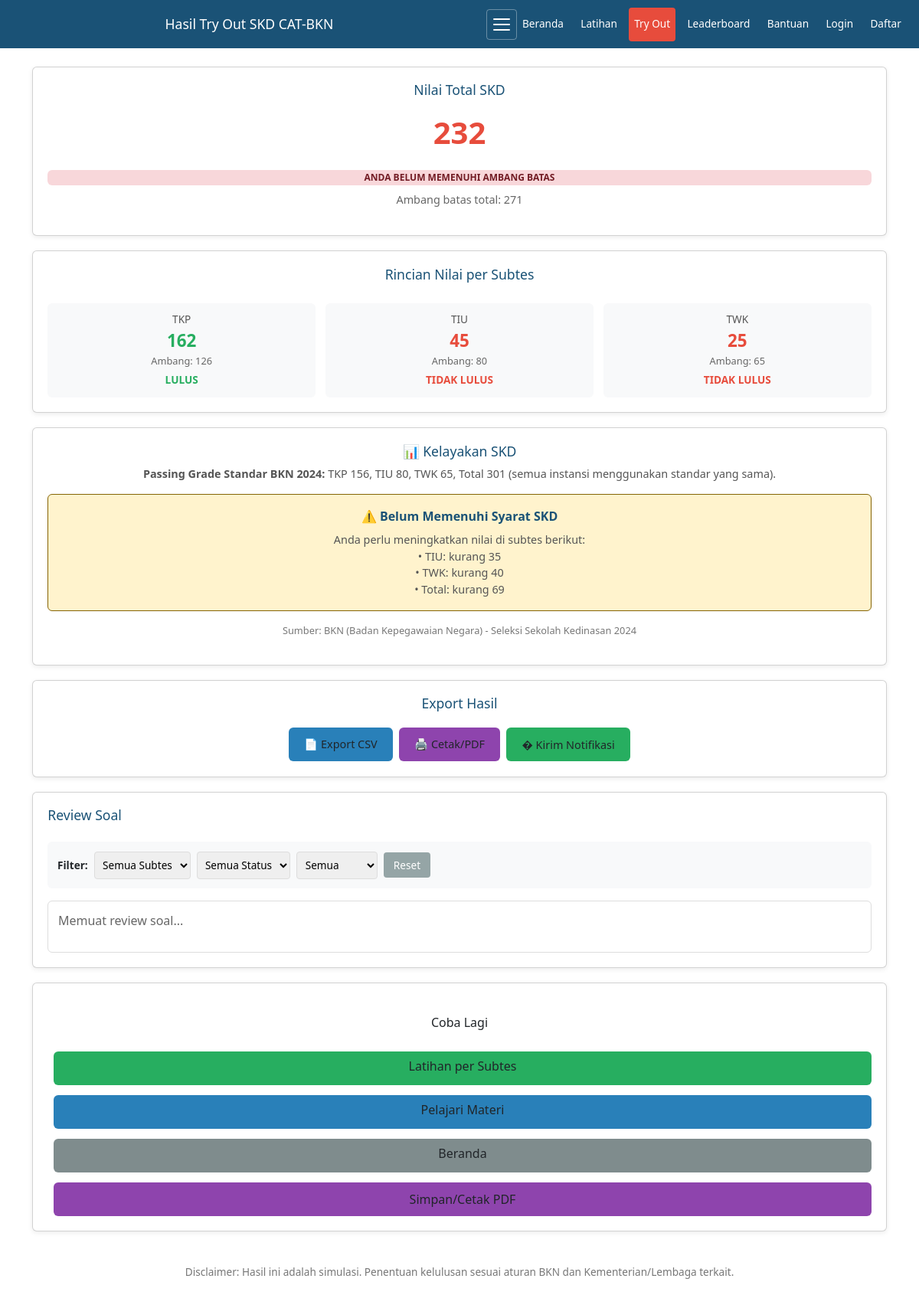
The app's page /pages/hasil.php?session_id=502 with its own data.
### tables this page shows
CREATE TABLE `tryout_sessions` (
  `id` int(11) NOT NULL,
  `user_id` int(11) NOT NULL,
  `nama` varchar(100) NOT NULL,
  `durasi_tkp` int(11) DEFAULT 45,
  `durasi_tiu` int(11) DEFAULT 35,
  `durasi_twk` int(11) DEFAULT 30,
  `jumlah_tkp` int(11) DEFAULT 45,
  `jumlah_tiu` int(11) DEFAULT 35,
  `jumlah_twk` int(11) DEFAULT 30,
  `passing_tkp` int(11) DEFAULT 126,
  `passing_tiu` int(11) DEFAULT 80,
  `passing_twk` int(11) DEFAULT 65,
  `passing_total` int(11) DEFAULT 271,
  `waktu_mulai` datetime DEFAULT NULL,
  `waktu_selesai` datetime DEFAULT NULL,
  `nilai_tkp` int(11) DEFAULT 0,
  `nilai_tiu` int(11) DEFAULT 0,
  `nilai_twk` int(11) DEFAULT 0,
  `total_nilai` int(11) DEFAULT 0,
  `status` enum('berjalan','selesai','gagal') DEFAULT 'berjalan',
  `created_at` timestamp NOT NULL DEFAULT current_timestamp(),
  `strict_mode` tinyint(4) DEFAULT 0 COMMENT 'Strict mode: 1 = no back navigation, 0 = normal mode',
  `package_id` int(11) DEFAULT NULL COMMENT 'Reference to tryout_packages table',
  `pause_count` int(11) DEFAULT 0 COMMENT 'Number of times paused',
  `total_pause_seconds` int(11) DEFAULT 0 COMMENT 'Total paused time in seconds',
  `is_paused` tinyint(4) DEFAULT 0 COMMENT 'Currently paused: 1 = yes, 0 = no',
  `paused_at` timestamp NULL DEFAULT NULL COMMENT 'Timestamp when pause started'
);

CREATE TABLE `session_subtes` (
  `id` int(11) NOT NULL,
  `session_id` int(11) NOT NULL,
  `subtes` enum('TKP','TIU','TWK') NOT NULL,
  `durasi_menit` int(11) NOT NULL DEFAULT 30,
  `jumlah_soal` int(11) NOT NULL DEFAULT 30,
  `passing_grade` int(11) NOT NULL DEFAULT 0,
  `nilai` int(11) NOT NULL DEFAULT 0 COMMENT 'Nilai akhir subtes setelah finish',
  `waktu_mulai_subtes` timestamp NULL DEFAULT NULL,
  `urutan` int(11) NOT NULL DEFAULT 1
);

### pages/hasil.php (the view, shortened to what this page needs)
<?php
require '../config.php';
$sessionId = $_GET['session_id'] ?? 0;
$stmt = $pdo->prepare("SELECT * FROM tryout_sessions WHERE id = ?");
$stmt->execute([$sessionId]);
$session = $stmt->fetch();
$stmt = $pdo->prepare("SELECT subtes, nilai, passing_grade, jumlah_soal FROM session_subtes WHERE session_id = ?");
$stmt->execute([$sessionId]);
$subDataRows = $stmt->fetchAll(PDO::FETCH_ASSOC);
$subData = [];
foreach ($subDataRows as $row) {
    $subData[$row['subtes']] = $row;
}
$passingTkp = $subData['TKP']['passing_grade'] ?? 126;
$passingTiu = $subData['TIU']['passing_grade'] ?? 80;
$passingTwk = $subData['TWK']['passing_grade'] ?? 65;
$passingTotal = $session['passing_total'] ?? 271;
$nilaiTkp = $subData['TKP']['nilai'] ?? 0;
$nilaiTiu = $subData['TIU']['nilai'] ?? 0;
$nilaiTwk = $subData['TWK']['nilai'] ?? 0;
$totalNilai = $session['total_nilai'] ?? ($nilaiTkp + $nilaiTiu + $nilaiTwk);
$statusTkp = $nilaiTkp >= $passingTkp ? 'LULUS' : 'TIDAK LULUS';
$statusTiu = $nilaiTiu >= $passingTiu ? 'LULUS' : 'TIDAK LULUS';
$statusTwk = $nilaiTwk >= $passingTwk ? 'LULUS' : 'TIDAK LULUS';
$statusTotal = $totalNilai >= $passingTotal ? 'LULUS' : 'TIDAK LULUS';
$lulusSemua = ($statusTkp === 'LULUS' && $statusTiu === 'LULUS' && $statusTwk === 'LULUS' && $statusTotal === 'LULUS');
$isLatihan = (strpos($session['nama'], 'Latihan') === 0);
$latihanSubtes = '';
?>
<!DOCTYPE html>
<html lang="id">
<head>
</head>
<body>
<?php require '../includes/navigation.php'; ?>
<div class="container" id="main-content">
<?php if ($isLatihan): ?>
<div class="card">
<h2>Nilai Latihan <?= $latihanSubtes ?></h2>
<?php
$nilaiSubtes = 0; $passingSubtes = 0; $statusSubtes = '';
if ($latihanSubtes === 'TKP') { $nilaiSubtes = $nilaiTkp; $passingSubtes = $passingTkp; $statusSubtes = $statusTkp; }
elseif ($latihanSubtes === 'TIU') { $nilaiSubtes = $nilaiTiu; $passingSubtes = $passingTiu; $statusSubtes = $statusTiu; }
else { $nilaiSubtes = $nilaiTwk; $passingSubtes = $passingTwk; $statusSubtes = $statusTwk; }
?>
<div class="score <?= $statusSubtes=='LULUS'?'':'fail' ?>"><?= htmlspecialchars($nilaiSubtes) ?></div>
<div class="badge <?= $statusSubtes=='LULUS'?'lulus':'gagal' ?>"><?= $statusSubtes === 'LULUS' ? 'MEMENUHI AMBANG BATAS' : 'BELUM MEMENUHI AMBANG BATAS' ?></div>
<p style="margin-top:.5rem;color:#666;font-size:.9rem">Ambang batas <?= htmlspecialchars($latihanSubtes) ?>: <?= htmlspecialchars($passingSubtes) ?> &middot; Soal: <?= htmlspecialchars($subData[$latihanSubtes]['jumlah_soal'] ?? 0) ?></p>
</div>
<div class="card" style="text-align:center">
<a href="latihan.php?subtes=<?= $latihanSubtes ?>" class="btn">Latihan <?= $latihanSubtes ?> Lagi</a>
<a href="latihan.php" class="btn" style="background:#27ae60;margin-left:.5rem">Latihan Subtes Lain</a>
<a href="tryout.php" class="btn" style="background:#e67e22;margin-left:.5rem">Try Out Penuh</a>
<a href="/permen/index.php" class="btn" style="background:#7f8c8d;margin-left:.5rem">Beranda</a>
<div style="margin-top:1rem">
<a href="/permen/api/export_result.php?session_id=<?= $sessionId ?>&format=csv" class="btn" style="background:#2980b9;font-size:.8rem;padding:.5rem 1rem">📄 Export CSV</a>
<a href="javascript:window.print()" class="btn" style="background:#8e44ad;font-size:.8rem;padding:.5rem 1rem;margin-left:.5rem">🖨️ Cetak/PDF</a>
</div>
</div>
<?php else: ?>
<div class="card">
<h2>Nilai Total SKD</h2>
<div class="score <?= $statusTotal=='LULUS'?'':'fail' ?>"><?= htmlspecialchars($totalNilai) ?></div>
<div class="badge <?= $lulusSemua?'lulus':'gagal' ?>"><?= $lulusSemua ? 'ANDA LULUS SKD (SIMULASI)' : 'ANDA BELUM MEMENUHI AMBANG BATAS' ?></div>
<p style="margin-top:.5rem;color:#666;font-size:.9rem">Ambang batas total: <?= htmlspecialchars($passingTotal) ?></p>
</div>
<div class="card">
<h2>Rincian Nilai per Subtes</h2>
<div class="details">
<div class="detail">
<h3>TKP</h3>
<div class="val <?= $statusTkp=='LULUS'?'pass':'fail' ?>"><?= htmlspecialchars($nilaiTkp) ?></div>
<div style="font-size:.8rem;color:#666">Ambang: <?= htmlspecialchars($passingTkp) ?></div>
<div style="font-weight:bold;font-size:.85rem;margin-top:.3rem" class="<?= $statusTkp=='LULUS'?'pass':'fail' ?>"><?= $statusTkp ?></div>
</div>
<div class="detail">
<h3>TIU</h3>
<div class="val <?= $statusTiu=='LULUS'?'pass':'fail' ?>"><?= htmlspecialchars($nilaiTiu) ?></div>
<div style="font-size:.8rem;color:#666">Ambang: <?= htmlspecialchars($passingTiu) ?></div>
<div style="font-weight:bold;font-size:.85rem;margin-top:.3rem" class="<?= $statusTiu=='LULUS'?'pass':'fail' ?>"><?= $statusTiu ?></div>
</div>
<div class="detail">
<h3>TWK</h3>
<div class="val <?= $statusTwk=='LULUS'?'pass':'fail' ?>"><?= htmlspecialchars($nilaiTwk) ?></div>
<div style="font-size:.8rem;color:#666">Ambang: <?= htmlspecialchars($passingTwk) ?></div>
<div style="font-weight:bold;font-size:.85rem;margin-top:.3rem" class="<?= $statusTwk=='LULUS'?'pass':'fail' ?>"><?= $statusTwk ?></div>
</div>
</div>
</div>
<div class="card">
<h2>📊 Kelayakan SKD</h2>
<p style="font-size:.9rem;color:#555;margin-bottom:1rem">
<strong>Passing Grade Standar BKN 2024:</strong> TKP 156, TIU 80, TWK 65, Total 301 (semua instansi menggunakan standar yang sama).
</p>
<?php
$lulusTkp = $nilaiTkp >= 156;
$lulusTiu = $nilaiTiu >= 80;
$lulusTwk = $nilaiTwk >= 65;
$lulusTotal = $totalNilai >= 301;
$lulusSemua = $lulusTkp && $lulusTiu && $lulusTwk && $lulusTotal;
?>
<div style="background:<?= $lulusSemua ? '#d4edda' : '#fff3cd' ?>;border:1px solid <?= $lulusSemua ? '#155724' : '#856404' ?>;border-radius:6px;padding:1rem;margin-bottom:1rem">
<div style="font-weight:bold;color:#1a5276;font-size:1rem;margin-bottom:.5rem">
<?= $lulusSemua ? '✅ Memenuhi Syarat SKD' : '⚠️ Belum Memenuhi Syarat SKD' ?>
</div>
<div style="font-size:.9rem;color:#555">
<?php if ($lulusSemua): ?>
Nilai Anda memenuhi passing grade standar BKN. Anda berpotensi lolos ke tahap seleksi berikutnya untuk semua instansi.
<?php else: ?>
Anda perlu meningkatkan nilai di subtes berikut:
<?php if (!$lulusTiu) echo '<br>• TIU: kurang ' . (80 - $nilaiTiu); ?>
<?php if (!$lulusTwk) echo '<br>• TWK: kurang ' . (65 - $nilaiTwk); ?>
<?php if (!$lulusTotal) echo '<br>• Total: kurang ' . (301 - $totalNilai); ?>
<?php endif; ?>
</div>
</div>
<p style="font-size:.8rem;color:#777;text-align:center">
Sumber: BKN (Badan Kepegawaian Negara) - Seleksi Sekolah Kedinasan 2024
</p>
</div>
<?php if (!$isLatihan): ?>
<div class="card no-print" style="text-align:center">
<h2>Export Hasil</h2>
<div style="display:flex;justify-content:center;gap:.5rem;flex-wrap:wrap">
<a href="/permen/api/export_result.php?session_id=<?= $sessionId ?>&format=csv" class="btn" style="background:#2980b9;font-size:.9rem;padding:.6rem 1.2rem">📄 Export CSV</a>
<a href="javascript:window.print()" class="btn" style="background:#8e44ad;font-size:.9rem;padding:.6rem 1.2rem">🖨️ Cetak/PDF</a>
<button onclick="sendEmailResult()" class="btn" style="background:#27ae60;font-size:.9rem;padding:.6rem 1.2rem">� Kirim Notifikasi</button>
</div>
</div>
<?php endif; ?>
<div class="card" style="text-align:left">
<h2>Review Soal</h2>
<div style="margin-bottom:1rem;padding:.8rem;background:#f8f9fa;border-radius:6px">
    <div style="display:flex;gap:.5rem;flex-wrap:wrap;align-items:center">
        <span style="font-weight:bold;font-size:.85rem">Filter:</span>
        <select id="filterSubtes" onchange="applyFilters()" style="padding:.4rem;border-radius:4px;border:1px solid #ddd;font-size:.85rem">
            <option value="">Semua Subtes</option>
        </select>
        <select id="filterStatus" onchange="applyFilters()" style="padding:.4rem;border-radius:4px;border:1px solid #ddd;font-size:.85rem">
            <option value="">Semua Status</option>
        </select>
        <select id="filterRagu" onchange="applyFilters()" style="padding:.4rem;border-radius:4px;border:1px solid #ddd;font-size:.85rem">
            <option value="">Semua</option>
        </select>
        <button onclick="resetFilters()" style="padding:.4rem .8rem;background:#95a5a6;color:#fff;border:none;border-radius:4px;cursor:pointer;font-size:.85rem">Reset</button>
    </div>
</div>
<div id="reviewContainer" style="max-height:500px;overflow-y:auto;border:1px solid #ddd;border-radius:6px;padding:.8rem">
<p style="color:#666">Memuat review soal...</p>
</div>
</div>
<div class="card no-print" style="text-align:center">
<a href="tryout.php" class="btn">Coba Lagi</a>
<a href="latihan.php" class="btn" style="background:#27ae60;margin-left:.5rem">Latihan per Subtes</a>
<a href="materi.php?subtes=TWK" class="btn" style="background:#2980b9;margin-left:.5rem">Pelajari Materi</a>
<a href="/permen/index.php" class="btn" style="background:#7f8c8d;margin-left:.5rem">Beranda</a>
<button onclick="window.print()" class="btn" style="background:#8e44ad;margin-left:.5rem" aria-label="Simpan atau cetak hasil sebagai PDF">Simpan/Cetak PDF</button>
</div>
<?php endif; ?>
</div>
<div class="footer">
Disclaimer: Hasil ini adalah simulasi. Penentuan kelulusan sesuai aturan BKN dan Kementerian/Lembaga terkait.
</div>
</body>
</html>

### pages/hasil.php (style rules this page uses)
* { box-sizing:border-box;margin:0;padding:0 }
body { font-family:'Segoe UI',Arial,sans-serif;background:#f5f7fa;color:#222;line-height:1.6;-webkit-text-size-adjust:100% }
.container { max-width:700px;margin:1.5rem auto;padding:0 1rem }
.card { background:#fff;border-radius:8px;box-shadow:0 2px 6px rgba(0,0,0,.08);padding:1.2rem;margin-bottom:1.2rem;text-align:center }
.card h2 { color:#1a5276;margin-bottom:.5rem;font-size:1.1rem }
.score { font-size:2.5rem;font-weight:bold;color:#2980b9;margin:.4rem 0 }
.score.fail { color:#e74c3c }
.details { display:grid;grid-template-columns:repeat(auto-fit,minmax(140px,1fr));gap:.8rem;margin-top:1.2rem }
.detail { background:#f8f9fa;border-radius:6px;padding:.8rem }
.detail h3 { font-size:.85rem;color:#555;margin-bottom:.2rem }
.detail .val { font-size:1.4rem;font-weight:bold }
.detail .pass { color:#27ae60 }
.detail .fail { color:#e74c3c }
.badge { display:inline-block;padding:.4rem .9rem;border-radius:20px;font-weight:bold;margin-top:.8rem;font-size:.9rem }
.badge.gagal { background:#f8d7da;color:#721c24 }
.btn { display:inline-block;background:#2980b9;color:#fff;padding:.65rem 1.1rem;border-radius:5px;text-decoration:none;margin-top:.8rem;font-size:.9rem;min-height:44px;min-width:44px }
.footer { text-align:center;padding:1.2rem;color:#777;font-size:.85rem }

### records on screen
tryout_sessions: total_nilai "232", passing_total "271", 301-$totalNilai "69"
session_subtes: nilai "162", passing_grade "126", statusTkp "LULUS"
session_subtes: nilai "45", passing_grade "80", statusTiu "TIDAK LULUS", 80-$nilaiTiu "35"
session_subtes: nilai "25", passing_grade "65", statusTwk "TIDAK LULUS", 65-$nilaiTwk "40"

### other values on screen
$pageTitle "Hasil Try Out SKD CAT-BKN"
